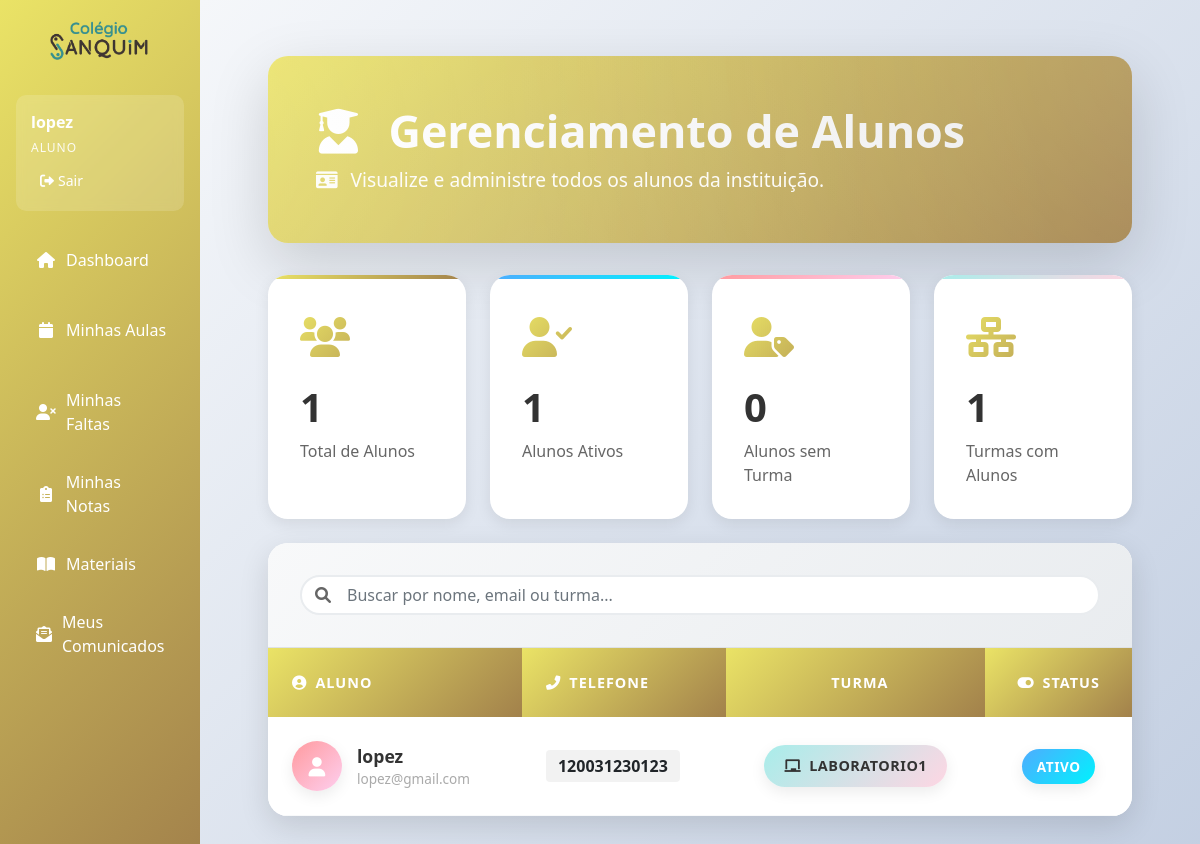
The page /alunos (signed in) on the database its author committed.
### app.py (models this page shows, shortened)
class Aluno(db.Model):
    __tablename__ = 'aluno'
    id = db.Column(db.Integer, primary_key=True)
    nome = db.Column(db.String(100), nullable=False)
    ra = db.Column(db.String(20), nullable=False, unique=True)
    data_nascimento = db.Column(db.Date)
    cpf = db.Column(db.String(14), nullable=False, unique=True)
    rg = db.Column(db.String(20))
    endereco = db.Column(db.String(255))
    bairro = db.Column(db.String(100))
    cidade = db.Column(db.String(100))
    email = db.Column(db.String(120), unique=True, nullable=False)
    telefone = db.Column(db.String(20))
    status = db.Column(db.Integer, default=1)
    senha_hash = db.Column(db.String(255), nullable=True)
    turma_id = db.Column(db.Integer, db.ForeignKey('turma.id'))
    notas = db.relationship('Nota', backref='aluno', lazy=True)
    turma = db.relationship('Turma', backref='aluno', lazy=True)

class Turma(db.Model):
    __tablename__ = 'turma'
    id = db.Column(db.Integer, primary_key=True)
    nome = db.Column(db.String(50), nullable=False)
    curso_id = db.Column(db.Integer, db.ForeignKey('curso.id'), nullable=False)
    local = db.Column(db.String(100))
    periodo = db.Column(db.String(20))  # Matutino, Vespertino, Noturno
    ano = db.Column(db.Integer, nullable=False)
    semestre = db.Column(db.Integer, nullable=False)  # 1 ou 2
    status = db.Column(db.Integer, default=1)  # 1-Ativo, 0-Inativo
    curso = db.relationship('Curso', backref='turmas_vinculadas')
    alunos = db.relationship('Aluno', backref='turma_atual')
    disciplinas = db.relationship('Disciplina', backref='turma_associada')

### app.py (the view)
@app.route('/alunos')
@login_required
def listar_alunos():
    if session.get('user_tipo') == 'professor':
        professor_id = session.get('user_id')
        disciplinas = Disciplina.query.filter_by(professor_id=professor_id).all()
        alunos_ids = set()
        for disciplina in disciplinas:
            for nota in disciplina.notas:
                alunos_ids.add(nota.aluno_id)
        alunos = Aluno.query.filter(Aluno.id.in_(alunos_ids)).all() if alunos_ids else []
    else:
        alunos = Aluno.query.all()
    return render_template('alunos/listar.html', alunos=alunos)

### app.py (called while the page is built)
def login_required(f):
    @wraps(f)
    def decorated_function(*args, **kwargs):
        if 'user_id' not in session:
            return redirect(url_for('login'))
        return f(*args, **kwargs)
    return decorated_function

### templates/alunos/listar.html (shortened to what this page needs)
{% extends "base.html" %}
{% block content %}
<div class="main-container">
    <div class="header-section">
        <div class="header-background"></div>
        <div class="header-content d-flex justify-content-between align-items-center flex-wrap">
            <div class="mb-3 mb-md-0">
                <h1 class="page-title mb-2">
                    <i class="fas fa-user-graduate me-3"></i>
                    Gerenciamento de Alunos
                </h1>
                <p class="page-subtitle">
                    <i class="fas fa-id-card me-2"></i>
                    Visualize e administre todos os alunos da instituição.
                </p>
            </div>
        </div>
    </div>
    <div class="stats-container mb-4">
        <div class="row g-4">
            <div class="col-lg-3 col-md-6">
                <div class="stat-card stat-primary">
                    <div class="stat-icon"><i class="fas fa-users"></i></div>
                    <div class="stat-content">
                        <h3>{{ alunos|length }}</h3>
                        <p>Total de Alunos</p>
                    </div>
                </div>
            </div>
            <div class="col-lg-3 col-md-6">
                <div class="stat-card stat-success">
                     <div class="stat-icon"><i class="fas fa-user-check"></i></div>
                    <div class="stat-content">
                        <h3>{{ alunos|selectattr('status', 'equalto', 1)|list|length }}</h3>
                        <p>Alunos Ativos</p>
                    </div>
                </div>
            </div>
            <div class="col-lg-3 col-md-6">
                <div class="stat-card stat-danger">
                     <div class="stat-icon"><i class="fas fa-user-tag"></i></div>
                    <div class="stat-content">
                        <h3>{{ alunos|rejectattr('turma_id')|list|length }}</h3>
                        <p>Alunos sem Turma</p>
                    </div>
                </div>
            </div>
            <div class="col-lg-3 col-md-6">
                <div class="stat-card stat-info">
                     <div class="stat-icon"><i class="fas fa-network-wired"></i></div>
                    <div class="stat-content">
                        {% set turmas = namespace(items=[]) %}
                        {% for aluno in alunos if aluno.turma_id is not none and aluno.turma_id not in turmas.items %}
                            {% set turmas.items = turmas.items + [aluno.turma_id] %}
                        {% endfor %}
                        <h3>{{ turmas.items|length }}</h3>
                        <p>Turmas com Alunos</p>
                    </div>
                </div>
            </div>
        </div>
    </div>
    <div class="main-card">
        {% if alunos %}
        <div class="search-filter-bar">
            <div class="search-box">
                <i class="fas fa-search"></i>
                <input type="text" id="searchInput" placeholder="Buscar por nome, email ou turma..." class="form-control">
            </div>
        </div>
        <div class="table-container">
            <div class="table-responsive">
                <table class="table custom-table" id="alunosTable">
                    <thead>
                        <tr>
                            <th><i class="fas fa-user-circle me-2"></i>Aluno</th>
                            <th><i class="fas fa-phone-alt me-2"></i>Telefone</th>
                            <th class="text-center">Turma</th>
                            <th class="text-center"><i class="fas fa-toggle-on me-2"></i>Status</th>
                        </tr>
                    </thead>
                    <tbody>
                        {% for aluno in alunos %}
                        <tr>
                            <td>
                                <div class="disciplina-info">
                                    <div class="disciplina-avatar" style="background: linear-gradient(135deg, #ff9a9e 0%, #fecfef 100%);">
                                        <i class="fas fa-user"></i>
                                    </div>
                                    <div>
                                        <span class="subject-name">{{ aluno.nome }}</span>
                                        <small class="d-block text-muted-light">{{ aluno.email }}</small>
                                    </div>
                                </div>
                            </td>
                            <td>
                                <span class="badge fs-6 text-dark" style="background-color: rgba(0,0,0,0.05); padding: 8px 12px; font-weight: 600;">
                                    {{ aluno.telefone or 'Não informado' }}
                                </span>
                            </td>
                            <td class="text-center">
                                {% if aluno.turma %}
                                    <span class="category-badge" style="background: var(--info-gradient); color: #333;">
                                        <i class="fas fa-chalkboard me-2"></i>{{ aluno.turma.nome }}
                                    </span>
                                {% else %}
                                    <span class="category-badge" style="background: var(--danger-gradient); color: white;">
                                        <i class="fas fa-exclamation-triangle me-2"></i>Sem Turma
                                    </span>
                                {% endif %}
                            </td>
                            <td class="text-center">
                                <span class="status-badge status-{{ 'ativo' if aluno.status == 1 else 'inativo' }}">
                                    {{ 'Ativo' if aluno.status == 1 else 'Inativo' }}
                                </span>
                            </td>
                        </tr>
                        {% endfor %}
                    </tbody>
                </table>
            </div>
        </div>
        {% endif %}
    </div>
</div>
{% endblock %}

### templates/base.html (shortened to what this page needs)
<!DOCTYPE html>
<html lang="pt-br">
  <head>
    <link
      href="https://cdnjs.cloudflare.com/ajax/libs/bootstrap/5.1.3/css/bootstrap.min.css"
      rel="stylesheet"
    />
    <link
      href="https://cdnjs.cloudflare.com/ajax/libs/font-awesome/6.0.0/css/all.min.css"
      rel="stylesheet"
    />
  </head>
  <body>
    <div class="container-fluid">
      <div class="row">
        <div class="col-md-3 col-lg-2 px-0 sidebar">
          <div class="mt-auto text-center py-3" style="margin-top: auto !important;">
              <img src="{{ url_for('static', filename='images/logosamquim.png') }}"
                   alt="Sanquim Logo"
                   style="max-width: 50%; height: auto;">
          </div>
          <div class="p-3">
            <div class="user-info">
              <div class="user-name">{{ session.user_nome }}</div>
              <div class="user-type">{{ session.user_tipo|capitalize }}</div>
              <div
                class="mt-2 d-flex justify-content-between align-items-center"
              >
                <a
                  href="{{ url_for('logout') }}"
                  class="btn btn-logout btn-sm"
                  style="color: white"
                >
                  <i class="fas fa-sign-out-alt me-1"></i>Sair
                </a>
              </div>
            </div>
            <nav class="nav flex-column mt-3">
              {% if session.user_tipo != 'admin' %}
              <a
                class="nav-link {% if request.endpoint == 'index' %}active{% endif %}"
                href="{{ url_for('index') }}"
              >
                <i class="fas fa-home"></i> Dashboard
              </a>
              {% endif %}
              {% if session.user_tipo == 'aluno' %}
              <a
                class="nav-link {% if request.endpoint == 'calendario_aluno' %}active{% endif %}"
                href="{{ url_for('calendario_aluno') }}"
              >
                <i class="fas fa-calendar"></i> Minhas Aulas
              <a
                class="nav-link {% if request.endpoint == 'listar_faltas_aluno' %}active{% endif %}"
                href="{{ url_for('listar_faltas_aluno') }}"
              >
                <i class="fas fa-user-times"></i> Minhas Faltas
              </a>
              <a
                class="nav-link {% if request.endpoint == 'listar_notas' %}active{% endif %}"
                href="{{ url_for('listar_notas') }}"
              >
                <i class="fas fa-clipboard-list"></i> Minhas Notas
              </a>
              <a
                class="nav-link {% if request.endpoint == 'ver_materiais' %}active{% endif %}"
                href="{{ url_for('ver_materiais') }}"
              >
                <i class="fas fa-book-open"></i> Materiais
              </a>
              <a
                class="nav-link {% if request.endpoint == 'listar_comunicados_aluno' %}active{% endif %}"
                href="{{ url_for('listar_comunicados_aluno') }}"
              >
                <i class="fas fa-envelope-open-text"></i> Meus Comunicados
              </a>
              {% endif %}
            </nav>
          </div>
        </div>
        <div class="col-md-9 col-lg-10 main-content" style="background: linear-gradient(135deg, #f5f7fa 0%, #c3cfe2 100%);">
          <div class="p-4">
            {% block content %}{% endblock %}
          </div>
        </div>
      </div>
    </div>
  </body>
</html>

### templates/base.html (style rules this page uses)
:root { --primary-color: #eae366; --secondary-color: #a2814b; --accent-color: #379091; --danger-color: #e74c3c; --success-color: #2ecc71; }
.sidebar { background: linear-gradient( 135deg, var(--primary-color) 0%, var(--secondary-color) 100% ); min-height: 100vh; transition: all 0.3s; }
.sidebar .nav-link { color: white; padding: 12px 20px; border-radius: 8px; margin: 5px 0; transition: all 0.2s; display: flex; align-items: center; }
.sidebar .nav-link i { margin-right: 10px; width: 20px; text-align: center; }
.main-content { background-color: #f8f9fa; min-height: 100vh; }
.user-info { background-color: rgba(255, 255, 255, 0.15); border-radius: 10px; padding: 15px; margin-bottom: 20px; backdrop-filter: blur(5px); }
.user-info .user-name { color: white; font-weight: bold; margin-bottom: 5px; }
.user-info .user-type { color: rgba(255, 255, 255, 0.9); font-size: 12px; text-transform: uppercase; letter-spacing: 1px; }

### rows shown on the page
Aluno: user_nome "lopez", nome "lopez", email "lopez@gmail.com", telefone "120031230123", turma.nome "LABORATORIO1", status "ATIVO"

### other values the page prints
{{ session.user_tipo|capitalize }} "ALUNO"
{{ alunos|length }} "1"
{{ alunos|selectattr('status', 'equalto', 1)|list|length }} "1"
{{ alunos|rejectattr('turma_id')|list|length }} "0"
{{ turmas.items|length }} "1"
